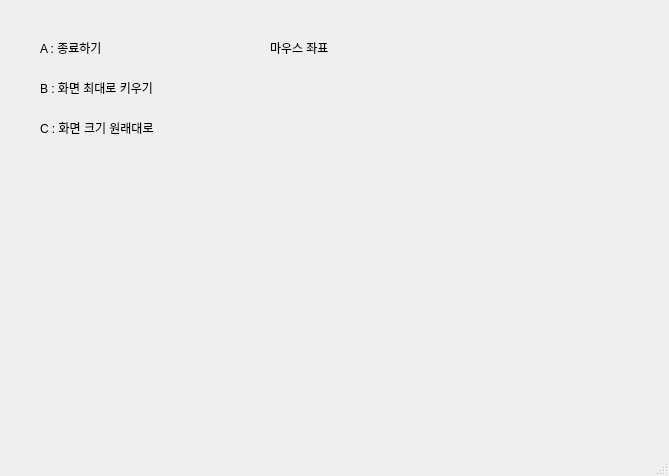
<?xml version="1.0" encoding="UTF-8"?>
<ui version="4.0">
 <class>MainWindow</class>
 <widget class="QMainWindow" name="MainWindow">
  <property name="geometry">
   <rect>
    <x>0</x>
    <y>0</y>
    <width>669</width>
    <height>476</height>
   </rect>
  </property>
  <property name="windowTitle">
   <string>MainWindow</string>
  </property>
  <widget class="QWidget" name="centralwidget">
   <widget class="QLabel" name="label1">
    <property name="geometry">
     <rect>
      <x>40</x>
      <y>40</y>
      <width>111</width>
      <height>16</height>
     </rect>
    </property>
    <property name="text">
     <string>A : 종료하기</string>
    </property>
   </widget>
   <widget class="QLabel" name="label2">
    <property name="geometry">
     <rect>
      <x>40</x>
      <y>80</y>
      <width>131</width>
      <height>16</height>
     </rect>
    </property>
    <property name="text">
     <string>B : 화면 최대로 키우기</string>
    </property>
   </widget>
   <widget class="QLabel" name="label3">
    <property name="geometry">
     <rect>
      <x>40</x>
      <y>120</y>
      <width>131</width>
      <height>16</height>
     </rect>
    </property>
    <property name="text">
     <string>C : 화면 크기 원래대로</string>
    </property>
   </widget>
   <widget class="QLabel" name="label4">
    <property name="geometry">
     <rect>
      <x>270</x>
      <y>40</y>
      <width>71</width>
      <height>16</height>
     </rect>
    </property>
    <property name="text">
     <string>마우스 좌표</string>
    </property>
   </widget>
   <widget class="QLabel" name="mouse">
    <property name="geometry">
     <rect>
      <x>350</x>
      <y>40</y>
      <width>121</width>
      <height>16</height>
     </rect>
    </property>
    <property name="text">
     <string/>
    </property>
   </widget>
  </widget>
  <widget class="QMenuBar" name="menubar">
   <property name="geometry">
    <rect>
     <x>0</x>
     <y>0</y>
     <width>669</width>
     <height>24</height>
    </rect>
   </property>
  </widget>
  <widget class="QStatusBar" name="statusbar"/>
 </widget>
 <resources/>
 <connections/>
</ui>
